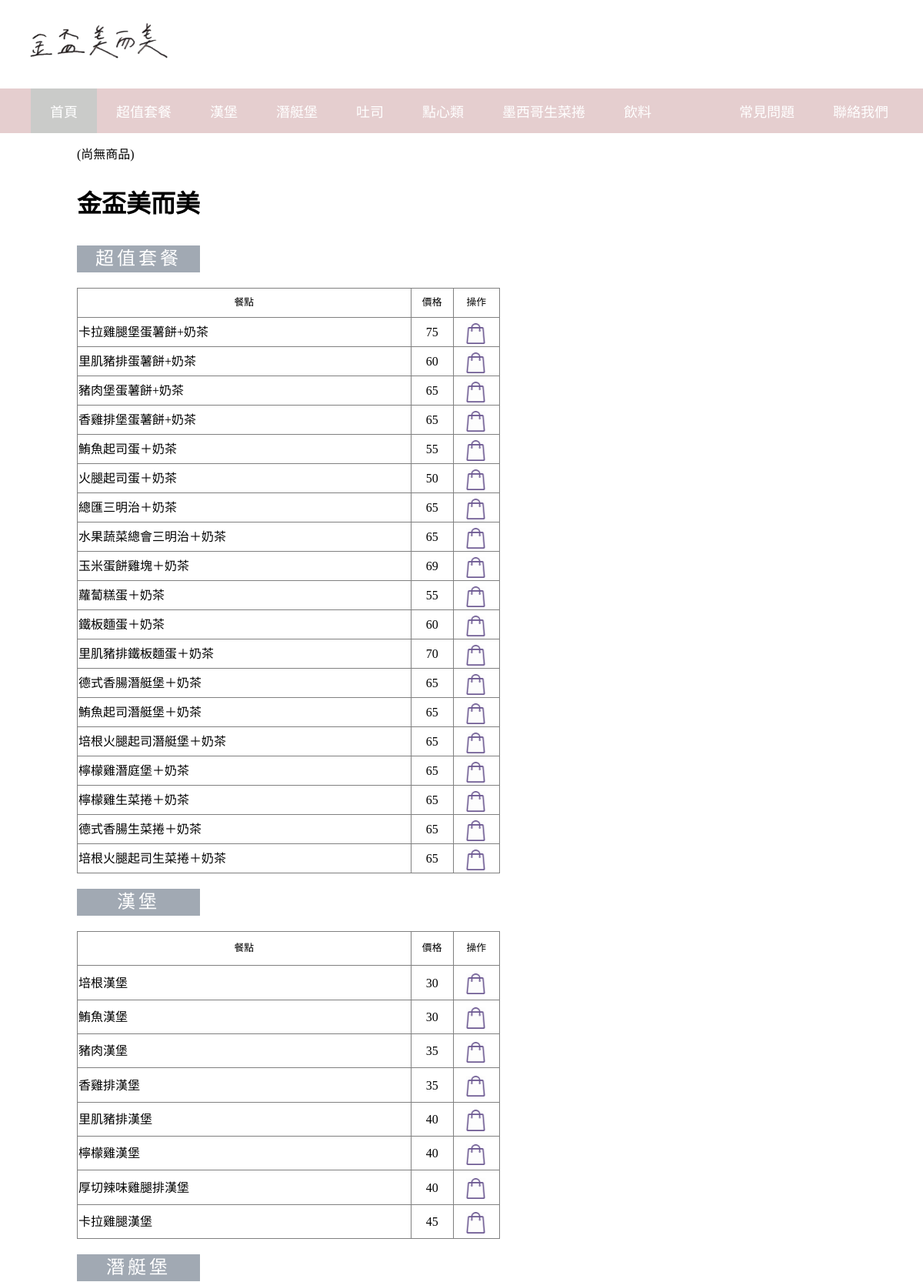
/shop/cup.php (upper part), run on the app's committed database.
### tables this page shows
CREATE TABLE `products` (
  `id` varchar(6) NOT NULL,
  `meal` varchar(50) NOT NULL,
  `price` varchar(5) NOT NULL
);

### shop/cup.php (the view, shortened to what this page needs)
<!DOCTYPE html>
<html lang="zh-TW">
<head>
  <link rel="stylesheet" type="text/css" href="../四海遊龍/css/style.css">
</head>
<body>
	<div class="header">
    	<div class="pic">
			<img src="../四海遊龍/images/001.PNG">
		</div>
   		<nav class="navbar fixed-top">
		 	<ul>
		 		<li class="active"><a href="../雙溪店家頁面/index.php">首頁</a></li>
		 		<li><a href="#1">超值套餐</a></li>
		 		<li><a href="#2">漢堡</a></li>
		 		<li><a href="#3">潛艇堡</a></li>
		 		<li><a href="#4">吐司</a></li>
		 		<li><a href="#5">點心類</a></li>
		 		<li><a href="#6">墨西哥生菜捲</a></li>
		 		<li><a href="#7">飲料</a></li>
		 		<li style="float: right;margin-right: 20px;" ><a href="../聯絡我們/index.html" target="_blank">聯絡我們</a></li>
		 		<li style="float: right"><a href="../Q&A/index.html" target="_blank">常見問題</a></li>
		 	</ul>
		 </nav>
	</div>
	<div class="content">
	<?php
	include ("../購物車/methods.php");
	$cart = new Cart;
	include ("../connect_mysql.php");
	?><a href="../購物車/ShoppingCart.php" title="View Cart">(<?php echo ($cart->total_items() > 0)?$cart->total_items().'件商品':'尚無商品';?>)</a>
	<h1>金盃美而美</h1>
<div class="meal">
<table border="1" height="400px" width="550px" class="set">
	<td width="79%" style="font-size: 80%;text-align: center">餐點</td>
	<td width="10%" style="font-size: 80%;text-align: center">價格</td>
	<td width="11%" style="font-size: 80%;text-align: center">操作</td><br>
<h2 id="1">超值套餐</h2>
<?php
	$result = $conn->query("SELECT * FROM products limit 91,19");
	if($result->num_rows > 0){
		while($row = $result->fetch_assoc()){
			?>
			<tr>
				<td><?php echo $row['meal']?></td>
				<td style="text-align: center"><?php echo $row['price']?></td>
				<td style="font-size:60% ;text-align:center">
				<a href="../購物車/action.php?action=addToCart&id=<?php echo $row["id"];?>" class="img"><div class="img1"><img src="../四海遊龍/images/cart.png">			</div>
				</a>
				</td>
			</tr>
		<?php }
	}else{?>
	<p>Product not found.....</p>
	</table>
	<?php }
	?>
<table border="1" height="400px" width="550px" class="noodle">
	<td  width="79%" style="font-size: 80%;text-align: center">餐點</td>
	<td width="10%" style="font-size: 80%;text-align: center">價格</td>
	<td width="11%" style="font-size: 80%;text-align: center">操作</td>
<h2 id="2">漢堡</h2>
<?php
$result = $conn->query("SELECT * FROM products limit 110,8");
if($result->num_rows > 0){
	while($row = $result->fetch_assoc()){
		?>
		<tr>
			<td><?php echo $row['meal']?></td>
			<td style="text-align: center"><?php echo $row['price']?></td>
			<td style="font-size:60% ;color: red;text-align:center">
			<a href="../購物車/action.php?action=addToCart&id=<?php echo $row["id"];?>" class="img"><div class="img1">
				<img src="../四海遊龍/images/cart.png">
				</div>
			</a>
			</td>
		</tr>
	<?php }
}else{?>
<p>Product not found.....</p>
</table>
<?php }
?>
<table border="1" height="400px" width="550px" class="dump">
<h2 id="3">潛艇堡</h2>
</div>
</div>
</body>
</html>

### 四海遊龍/css/style.css (style rules this page uses)
body { margin-top: 0%; margin-left: 0%; margin-right: 0%; font-family:"SimSun"; box-sizing: border-box; }
a { text-decoration: none; color: black; }
.header { background-color: white; width: 100%; }
.navbar { width: 100%; margin-top: 0px; font-size: 18px; }
.navbar ul { list-style-type: none; margin: 0; padding: 20; overflow: hidden; background-color: #e5cecf; }
.navbar li { display: inline; float: left; }
.navbar li a { display: block; color: white; text-align: center; padding: 16px 25px; text-decoration: none; }
.active { background-color: #cacbc9; }
h1 { margin-top: 30px; }
.content { margin-top: 40px; margin-left: 100px; line-height: 35px; }
.meal { margin-top: -40px; }
.img1 { position: absolute; margin-left: 15px; margin-top: -12px; width: 25px; height: 15px; }
.img img { width: 100%; }
.pic { margin-top: 15px; margin-left: 25px; width: 200px; height: 100px; }
.pic img { margin-right: 10px; width: 100%; }
.content { margin-top: 10px; }
table { border-collapse: collapse; }
h2 { text-align: center; width: 160px; background-color: #a1a9b3; color: #ffffff; font-weight: 1; letter-spacing: 4px; }

### data on the page
products: meal "卡拉雞腿堡蛋薯餅+奶茶", price "75"
products: meal "里肌豬排蛋薯餅+奶茶", price "60"
products: meal "豬肉堡蛋薯餅+奶茶", price "65"
products: meal "香雞排堡蛋薯餅+奶茶", price "65"
products: meal "鮪魚起司蛋＋奶茶", price "55"
products: meal "火腿起司蛋＋奶茶", price "50"
products: meal "總匯三明治＋奶茶", price "65"
products: meal "水果蔬菜總會三明治＋奶茶", price "65"
products: meal "玉米蛋餅雞塊＋奶茶", price "69"
products: meal "蘿蔔糕蛋＋奶茶", price "55"
products: meal "鐵板麵蛋＋奶茶", price "60"
products: meal "里肌豬排鐵板麵蛋＋奶茶", price "70"
products: meal "德式香腸潛艇堡＋奶茶", price "65"
products: meal "鮪魚起司潛艇堡＋奶茶", price "65"
products: meal "培根火腿起司潛艇堡＋奶茶", price "65"
products: meal "檸檬雞潛庭堡＋奶茶", price "65"
products: meal "檸檬雞生菜捲＋奶茶", price "65"
products: meal "德式香腸生菜捲＋奶茶", price "65"
products: meal "培根火腿起司生菜捲＋奶茶", price "65"
products: meal "培根漢堡", price "30"
products: meal "鮪魚漢堡", price "30"
products: meal "豬肉漢堡", price "35"
products: meal "香雞排漢堡", price "35"
products: meal "里肌豬排漢堡", price "40"
products: meal "檸檬雞漢堡", price "40"
products: meal "厚切辣味雞腿排漢堡", price "40"
products: meal "卡拉雞腿漢堡", price "45"
